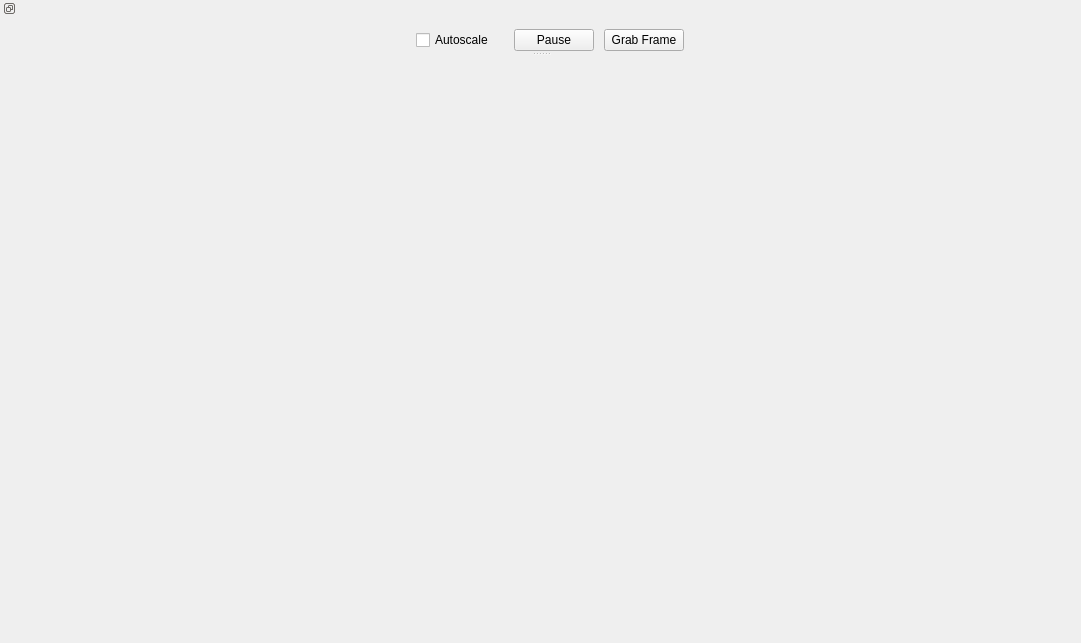
<?xml version="1.0" encoding="UTF-8"?>
<ui version="4.0">
 <class>cQwtPlotWidgetBase</class>
 <widget class="QMainWindow" name="cQwtPlotWidgetBase">
  <property name="geometry">
   <rect>
    <x>0</x>
    <y>0</y>
    <width>1081</width>
    <height>643</height>
   </rect>
  </property>
  <property name="sizePolicy">
   <sizepolicy hsizetype="Preferred" vsizetype="Preferred">
    <horstretch>0</horstretch>
    <verstretch>0</verstretch>
   </sizepolicy>
  </property>
  <property name="windowTitle">
   <string>MainWindow</string>
  </property>
  <property name="dockNestingEnabled">
   <bool>false</bool>
  </property>
  <property name="dockOptions">
   <set>QMainWindow::AnimatedDocks</set>
  </property>
  <widget class="QWidget" name="centralwidget">
   <property name="sizePolicy">
    <sizepolicy hsizetype="Preferred" vsizetype="Minimum">
     <horstretch>0</horstretch>
     <verstretch>0</verstretch>
    </sizepolicy>
   </property>
   <layout class="QVBoxLayout" name="verticalLayout_2">
    <property name="spacing">
     <number>0</number>
    </property>
    <property name="sizeConstraint">
     <enum>QLayout::SetMinimumSize</enum>
    </property>
    <property name="leftMargin">
     <number>0</number>
    </property>
    <property name="topMargin">
     <number>0</number>
    </property>
    <property name="rightMargin">
     <number>0</number>
    </property>
    <property name="bottomMargin">
     <number>0</number>
    </property>
   </layout>
  </widget>
  <widget class="QDockWidget" name="dockWidget">
   <property name="sizePolicy">
    <sizepolicy hsizetype="Preferred" vsizetype="Preferred">
     <horstretch>0</horstretch>
     <verstretch>0</verstretch>
    </sizepolicy>
   </property>
   <property name="minimumSize">
    <size>
     <width>297</width>
     <height>51</height>
    </size>
   </property>
   <property name="floating">
    <bool>false</bool>
   </property>
   <property name="features">
    <set>QDockWidget::DockWidgetFloatable|QDockWidget::DockWidgetMovable|QDockWidget::DockWidgetVerticalTitleBar</set>
   </property>
   <property name="allowedAreas">
    <set>Qt::TopDockWidgetArea</set>
   </property>
   <property name="windowTitle">
    <string/>
   </property>
   <attribute name="dockWidgetArea">
    <number>4</number>
   </attribute>
   <widget class="QWidget" name="dockWidgetContents">
    <layout class="QVBoxLayout" name="verticalLayout">
     <property name="spacing">
      <number>0</number>
     </property>
     <property name="leftMargin">
      <number>0</number>
     </property>
     <property name="topMargin">
      <number>0</number>
     </property>
     <property name="rightMargin">
      <number>0</number>
     </property>
     <property name="bottomMargin">
      <number>0</number>
     </property>
     <item>
      <widget class="QwtPlot" name="qwtPlot">
       <property name="sizePolicy">
        <sizepolicy hsizetype="Expanding" vsizetype="Expanding">
         <horstretch>0</horstretch>
         <verstretch>0</verstretch>
        </sizepolicy>
       </property>
      </widget>
     </item>
     <item>
      <widget class="QFrame" name="frame_controls">
       <property name="sizePolicy">
        <sizepolicy hsizetype="Preferred" vsizetype="Minimum">
         <horstretch>0</horstretch>
         <verstretch>0</verstretch>
        </sizepolicy>
       </property>
       <property name="frameShape">
        <enum>QFrame::NoFrame</enum>
       </property>
       <property name="frameShadow">
        <enum>QFrame::Raised</enum>
       </property>
       <layout class="QHBoxLayout" name="horizontalLayout_2">
        <property name="spacing">
         <number>0</number>
        </property>
        <property name="leftMargin">
         <number>0</number>
        </property>
        <property name="topMargin">
         <number>0</number>
        </property>
        <property name="rightMargin">
         <number>0</number>
        </property>
        <property name="bottomMargin">
         <number>0</number>
        </property>
        <item>
         <spacer name="horizontalSpacer_2">
          <property name="orientation">
           <enum>Qt::Horizontal</enum>
          </property>
          <property name="sizeHint" stdset="0">
           <size>
            <width>40</width>
            <height>20</height>
           </size>
          </property>
         </spacer>
        </item>
        <item>
         <widget class="QCheckBox" name="checkBox_autoscale">
          <property name="text">
           <string>Autoscale</string>
          </property>
         </widget>
        </item>
        <item>
         <spacer name="horizontalSpacer_afterAutoscale">
          <property name="orientation">
           <enum>Qt::Horizontal</enum>
          </property>
          <property name="sizeType">
           <enum>QSizePolicy::Fixed</enum>
          </property>
          <property name="sizeHint" stdset="0">
           <size>
            <width>20</width>
            <height>20</height>
           </size>
          </property>
         </spacer>
        </item>
        <item>
         <widget class="QPushButton" name="pushButton_pauseResume">
          <property name="text">
           <string>Pause</string>
          </property>
         </widget>
        </item>
        <item>
         <spacer name="horizontalSpacer_afterPause">
          <property name="orientation">
           <enum>Qt::Horizontal</enum>
          </property>
          <property name="sizeType">
           <enum>QSizePolicy::Fixed</enum>
          </property>
          <property name="sizeHint" stdset="0">
           <size>
            <width>10</width>
            <height>20</height>
           </size>
          </property>
         </spacer>
        </item>
        <item>
         <widget class="QPushButton" name="pushButton_grabFrame">
          <property name="text">
           <string>Grab Frame</string>
          </property>
         </widget>
        </item>
        <item>
         <spacer name="horizontalSpacer">
          <property name="orientation">
           <enum>Qt::Horizontal</enum>
          </property>
          <property name="sizeHint" stdset="0">
           <size>
            <width>104</width>
            <height>20</height>
           </size>
          </property>
         </spacer>
        </item>
       </layout>
      </widget>
     </item>
    </layout>
   </widget>
  </widget>
 </widget>
 <customwidgets>
  <customwidget>
   <class>QwtPlot</class>
   <extends>QFrame</extends>
   <header>qwt_plot.h</header>
   <container>1</container>
  </customwidget>
 </customwidgets>
 <resources/>
 <connections/>
</ui>
